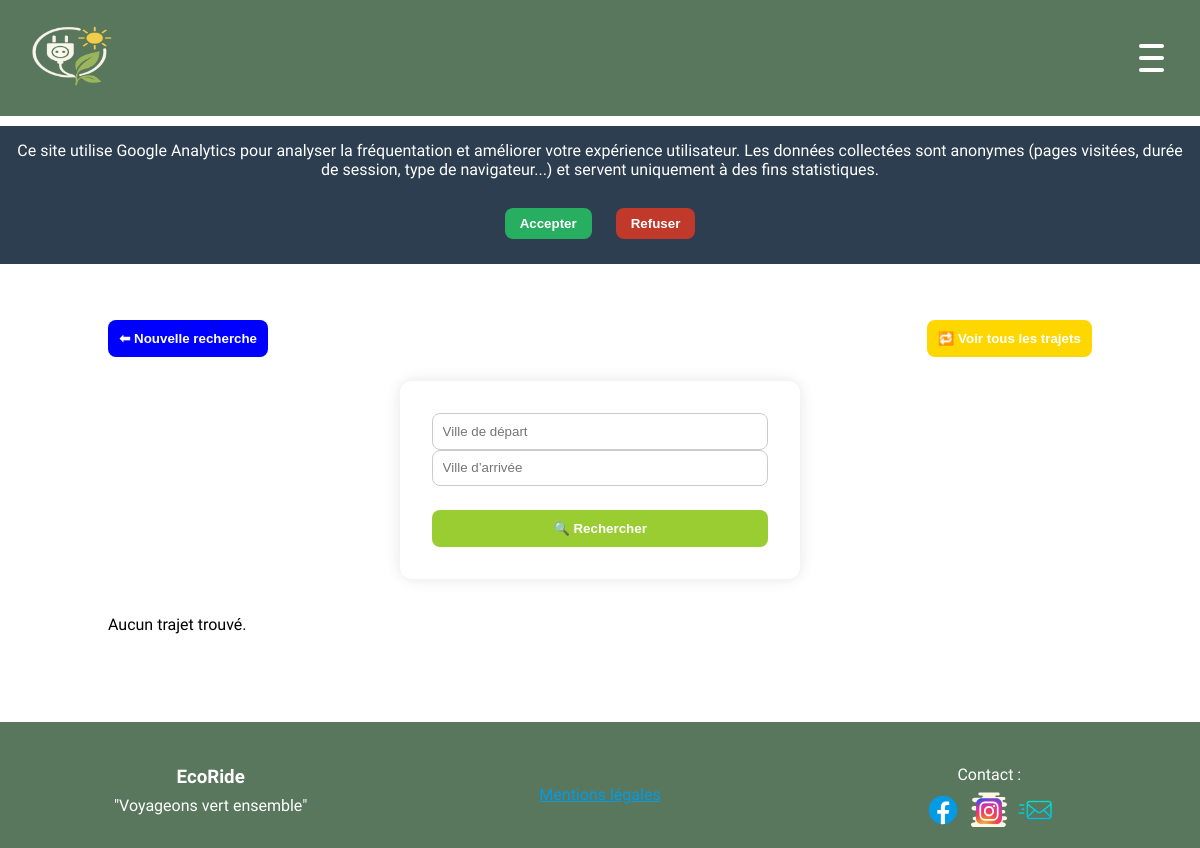
Before: /front/user/tripList.php with the older database file.
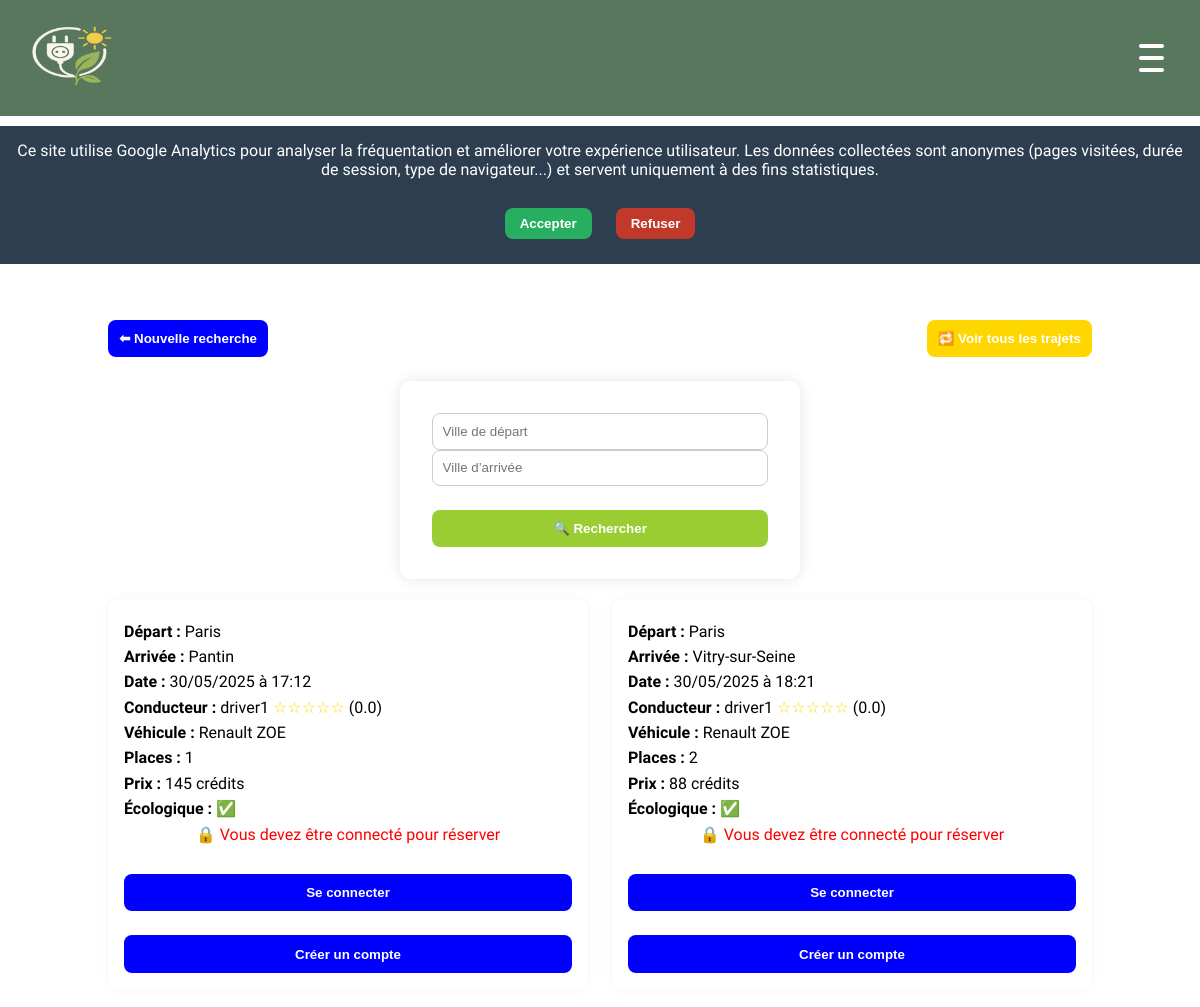
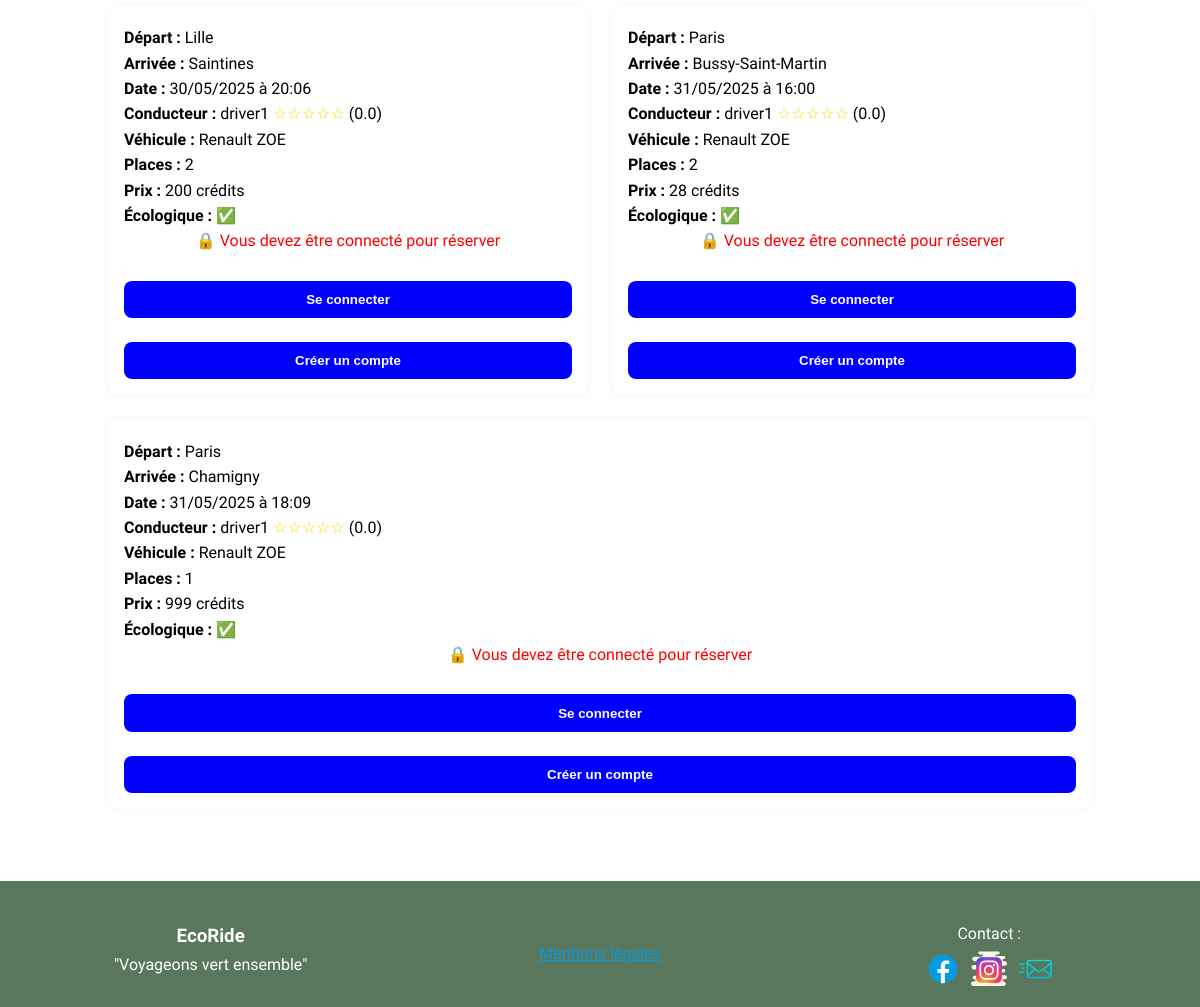
After: the same page with the newer database file (2 pictures, top to bottom).
### tables this page shows
CREATE TABLE `trips` (
  `id` int NOT NULL,
  `driver_id` int NOT NULL,
  `vehicle_id` int NOT NULL,
  `departure_city` varchar(100) DEFAULT NULL,
  `departure_address` varchar(255) NOT NULL,
  `arrival_city` varchar(100) DEFAULT NULL,
  `arrival_address` varchar(255) NOT NULL,
  `departure_date` date DEFAULT NULL,
  `departure_time` time DEFAULT NULL,
  `price` decimal(9,2) NOT NULL,
  `is_ecological` tinyint(1) DEFAULT '0',
  `available_seats` int DEFAULT NULL,
  `status` enum('planned','ongoing','completed','canceled') DEFAULT 'planned',
  `estimated_duration` int DEFAULT NULL COMMENT 'Durée estimée en minutes (calculée via ORS)'
);

CREATE TABLE `users` (
  `id` int NOT NULL,
  `pseudo` varchar(50) NOT NULL,
  `first_name` varchar(100) DEFAULT NULL,
  `last_name` varchar(100) DEFAULT NULL,
  `email` varchar(100) NOT NULL,
  `password` varchar(255) NOT NULL,
  `phone_number` varchar(20) DEFAULT NULL,
  `role` enum('user','driver','employee','admin') NOT NULL DEFAULT 'user',
  `credits` int DEFAULT '20',
  `is_verified_email` tinyint(1) DEFAULT '0',
  `email_verification_token` varchar(255) DEFAULT NULL,
  `email_token_expires_at` datetime DEFAULT NULL,
  `created_at` datetime DEFAULT CURRENT_TIMESTAMP,
  `jwt_token` varchar(255) DEFAULT NULL,
  `jwt_token_time` timestamp NULL DEFAULT CURRENT_TIMESTAMP,
  `status` enum('authorized','drive_blocked','blocked','all_blocked','banned') DEFAULT 'authorized',
  `driver_warnings` int NOT NULL DEFAULT '0',
  `user_warnings` int NOT NULL DEFAULT '0',
  `profil_picture` varchar(255) DEFAULT NULL,
  `permit_picture` varchar(255) DEFAULT NULL,
  `permit_status` enum('waiting','pending','approved','refused') DEFAULT 'waiting',
  `birthdate` date DEFAULT NULL,
  `gender` enum('male','female') DEFAULT NULL
);

CREATE TABLE `vehicles` (
  `id` int NOT NULL,
  `user_id` int NOT NULL,
  `brand` varchar(100) DEFAULT NULL,
  `model` varchar(100) DEFAULT NULL,
  `color` varchar(50) DEFAULT NULL,
  `fuel_type` enum('electric','hybrid','gasoline','diesel') DEFAULT NULL,
  `registration_number` varchar(50) DEFAULT NULL,
  `first_registration_date` date DEFAULT NULL,
  `seats` int NOT NULL,
  `picture` varchar(255) DEFAULT NULL,
  `registration_document` varchar(255) DEFAULT NULL,
  `insurance_document` varchar(255) DEFAULT NULL,
  `documents_status` enum('pending','approved','refused') DEFAULT 'pending'
);

### front/user/tripList.php (the view, shortened to what this page needs)
<?php
require_once '../../back/composants/db_connect.php';
$departure = isset($_GET['depart']) && $_GET['depart'] !== '' ? formatCity($_GET['depart']) : null;
$arrival   = isset($_GET['arrivee']) && $_GET['arrivee'] !== '' ? formatCity($_GET['arrivee']) : null;
$itemsPerPage = 5;
$currentPage  = isset($_GET['page']) ? max(1, (int)$_GET['page']) : 1;
$offset       = ($currentPage - 1) * $itemsPerPage;
$where   = "t.status = 'planned' AND t.available_seats > 0 AND t.departure_date >= CURDATE()";
$sql = <<<SQL
SELECT
    t.*,
    u.pseudo AS driver_name,
    v.brand,
    v.model,
    (
        SELECT ROUND(AVG(r.rating),1)
        FROM ratings r
        WHERE r.trip_id = t.id AND r.status = 'accepted'
    ) AS driver_rating
FROM trips t
JOIN users u     ON t.driver_id = u.id
JOIN vehicles v  ON t.vehicle_id = v.id
WHERE $where
ORDER BY t.departure_date ASC, t.departure_time ASC
LIMIT :limit OFFSET :offset;
SQL;
$stmt = $pdo->prepare($sql);
$stmt->bindValue(':limit',  $itemsPerPage, PDO::PARAM_INT);
$stmt->bindValue(':offset', $offset,       PDO::PARAM_INT);
$stmt->execute();
$trips = $stmt->fetchAll(PDO::FETCH_ASSOC);
?>
<!DOCTYPE html>
<html lang="fr">
<head>
  <link rel="stylesheet" href="../css/style.css">
  <link rel="stylesheet" href="../css/tripList.css">
</head>
<body>
<?php include_once '../composants/navbar.php'; ?>
<main>
  <div class="trips-container">
    <div class="top-buttons">
      <button class="blue" onclick="window.location.href='search.php'">⬅ Nouvelle recherche</button>
      <button class="yellow" onclick="window.location.href='tripList.php?all=1'">🔁 Voir tous les trajets</button>
    </div>
    <form class="form-container" method="get" action="tripList.php">
      <input type="text" name="depart" id="depart" placeholder="Ville de départ" list="depart-list"
             value="<?= htmlspecialchars($departure ?? '') ?>">
      <input type="text" name="arrivee" id="arrivee" placeholder="Ville d’arrivée" list="arrivee-list"
             value="<?= htmlspecialchars($arrival ?? '') ?>">
      <button type="submit" class="green">🔍 Rechercher</button>
    </form>
    <div class="trip-cards">
      <?php if (empty($trips)): ?>
        <p>Aucun trajet trouvé.</p>
      <?php else: ?>
        <?php foreach ($trips as $trip): ?>
          <div class="trip-card">
            <p><strong>Départ :</strong> <?= htmlspecialchars($trip['departure_city']) ?></p>
            <p><strong>Arrivée :</strong> <?= htmlspecialchars($trip['arrival_city']) ?></p>
            <p><strong>Date :</strong> <?= date('d/m/Y', strtotime($trip['departure_date'])) ?>
              à <?= substr($trip['departure_time'], 0, 5) ?></p>
            <p><strong>Conducteur :</strong> <?= htmlspecialchars($trip['driver_name']) ?>
              <span class="stars">
                <?= str_repeat("★", floor($trip['driver_rating'] ?? 0))
                   . str_repeat("☆", 5 - floor($trip['driver_rating'] ?? 0)) ?>
              </span>
              (<?= number_format($trip['driver_rating'] ?? 0, 1) ?>)
            </p>
            <p><strong>Véhicule :</strong> <?= htmlspecialchars($trip['brand']) ?>
              <?= htmlspecialchars($trip['model']) ?></p>
            <p><strong>Places :</strong> <?= (int)$trip['available_seats'] ?></p>
            <p><strong>Prix :</strong> <?= (float)$trip['price'] ?> crédits</p>
            <p><strong>Écologique :</strong> <?= $trip['is_ecological'] ? '✅' : '❌' ?></p>
            <?php if (isset($_SESSION['user']) &&
                      ($_SESSION['user'] instanceof SimpleUser || $_SESSION['user'] instanceof Driver)): ?>
              <form method="post" action="reserv.php">
                <input type="hidden" name="trip_id" value="<?= $trip['id'] ?>">
                <button class="blue">Réserver ce trajet</button>
              </form>
            <?php else: ?>
              <div class="reservation-warning">
                <p>🔒 Vous devez être connecté pour réserver</p>
                <form method="post" action="../../back/pendingTrip.php">
                  <button class="blue">Se connecter</button>
                </form>
                <form method="post" action="../../back/pendingTrip.php">
                  <button class="blue">Créer un compte</button>
                </form>
              </div>
            <?php endif; ?>
          </div>
        <?php endforeach; ?>
      <?php endif; ?>
    </div>
  </div>
</main>
<?php include_once '../composants/footer.php'; ?>
</body>
</html>

### front/composants/navbar.php (shortened to what this page needs)
<nav class="navbar">
  <div class="logo">
    <a href="../user/home.php">
      <img src="../img/logo/logo.png" alt="Logo EcoRide">
    </a>
  </div>
  <div class="burger">
    <span></span>
    <span></span>
    <span></span>
  </div>
</nav>
<?php include_once '../composants/consentBanner.php'; ?>

### front/composants/consentBanner.php
<?php
if (!isset($_COOKIE['EcoRideGAConsent'])):
?>
  <div id="cookie-consent-banner" style=" background: #2c3e50; color: white; padding: 15px; text-align: center; z-index: 9999;">
    Ce site utilise Google Analytics pour analyser la fréquentation et améliorer votre expérience utilisateur.
    Les données collectées sont anonymes (pages visitées, durée de session, type de navigateur...) et servent uniquement à des fins statistiques.
    <br><br>
    <button id="accept-cookies" style="margin: 10px; padding: 8px 15px; background-color: #27ae60; color: white; border: none; cursor: pointer;">Accepter</button>
    <button id="refuse-cookies" style="margin: 10px; padding: 8px 15px; background-color: #c0392b; color: white; border: none; cursor: pointer;">Refuser</button>
  </div>
<?php endif; ?>

### front/composants/footer.php (shortened to what this page needs)
<footer>
    <div class="footer-container">
      <div class="footer-col">
        <h3>EcoRide</h3>
        <p>"Voyageons vert ensemble"</p>
      </div>
      <div class="footer-col">
        <a href="../user/mentionsLegales.php" class="legal-link">Mentions légales</a>
      </div>
      <div class="footer-col">
        <p>Contact :</p>
        <div class="footer-icons">
          <a href="https://www.facebook.com" target="_blank">
            <img src="../img/logo/logofb.svg" alt="Facebook">
          </a>
          <a href="https://www.instagram.com" target="_blank">
            <img src="../img/logo/logoinsta.svg" alt="Instagram">
          </a>
          <a href="../user/contact.php">
            <img src="../img/logo/logomail.png" alt="Mail">
          </a>
        </div>
      </div>
    </div>
  </footer>

### front/css/style.css (style rules this page uses)
* { box-sizing: border-box; }
body { display: flex; flex-direction: column; justify-content: space-between; min-height: 100vh; margin: 0; padding: 0; font-family: Arial, sans-serif; background-color: #f9f9f9; background: url('../img/images/background.png') center center/ cover no-repeat fixed; font-family: "Lemonada", "Comic Sans MS", cursive; font-size:16px; overflow-x: hidden; }
.navbar { width: 100%; margin: 0; margin-bottom: 10px; background-color: #59775D; color: white; display: flex; justify-content: space-between; align-items: center; padding: 1rem 2rem; }
.logo img { width:80px; height:80px; }
.burger { display: none; }
main { flex: 1; width:90%; max-width: 1200px; margin: auto; margin-bottom: 20px; padding: 0 1rem; }
.form-container { margin:20px auto; background-color: white; padding: 2rem; border-radius: 12px; box-shadow: 0 0 15px rgba(0,0,0,0.1); width: 100%; max-width: 400px; }
form { max-width: 100%; font-family: Arial, sans-serif; display: flex; flex-direction: column; }
input { padding: 0.6rem; border: 1px solid #ccc; border-radius: 8px; }
.top-buttons { display: flex; justify-content: space-between; flex-wrap: wrap; gap: 1rem; margin-bottom: 1.5rem; }
button { margin-top: 1.5rem; padding: 0.7rem; border: none; background-color: #60775D; color: white; border-radius: 8px; cursor: pointer; font-weight: bold; transition: background-color 0.2s ease; }
a { color: #60775D; text-decoration: none; }
.blue { background-color: blue; }
.yellow { background-color: #FFD700; }
.green { background-color: yellowgreen; }
footer { width:100%; background-color: #59775D; color: white; padding: 0.8rem 1rem; margin: auto; margin-top:20px; }
.footer-container { width:100%; max-width: 1200px; height : 80px; margin:auto; margin-top: 20px; display: flex; justify-content: space-around; align-items: center; text-align: center; flex-wrap: wrap; }
.footer-col { flex: 1 1 33%; }
footer h3 { margin: 0; }
footer p { margin-top: 0.5rem; margin-bottom: 0.5rem; }
footer a.legal-link { color: #039BE5; text-decoration: underline; }
footer .footer-icons { display: flex; justify-content: center; gap: 10px; }
footer .footer-icons img { width: 36px; height: 36px; }
@media (max-width: 1200px) { .burger { display: flex; flex-direction: column; } }
@media (max-width: 1200px) { .burger span { height: 4px; width: 25px; background-color: white; margin: 4px; border-radius: 2px; } }

### front/css/tripList.css (style rules this page uses)
.trips-container { max-width: 1200px; margin: auto; padding: 2rem; }
.trip-cards { display: flex; flex-wrap: wrap; gap: 1.5rem; justify-content: space-between; }
.trip-card { background-color: #fff; border-radius: 10px; box-shadow: 0 0 10px rgba(0,0,0,0.05); padding: 1rem; flex: 1 1 calc(50% - 1rem); box-sizing: border-box; }
.trip-card p { margin: 0.4rem 0; }
.trip-card .stars { color: #FFD700; }
.reservation-warning { color: red; text-align: center; }

Changed rows visible on the page:
added trips: departure_city "Paris", arrival_city "Pantin", departure_date "30/05/2025", departure_time "17:12", driver.pseudo "driver1", driver_rating "☆☆☆☆☆", driver_rating "0.0", vehicle.brand "Renault", vehicle.model "ZOE", available_seats "1", price "145"
added trips: departure_city "Paris", arrival_city "Vitry-sur-Seine", departure_date "30/05/2025", departure_time "18:21", driver.pseudo "driver1", driver_rating "☆☆☆☆☆", driver_rating "0.0", vehicle.brand "Renault", vehicle.model "ZOE", available_seats "2", price "88"
added trips: departure_city "Lille", arrival_city "Saintines", departure_date "30/05/2025", departure_time "20:06", driver.pseudo "driver1", driver_rating "☆☆☆☆☆", driver_rating "0.0", vehicle.brand "Renault", vehicle.model "ZOE", available_seats "2", price "200"
added trips: departure_city "Paris", arrival_city "Bussy-Saint-Martin", departure_date "31/05/2025", departure_time "16:00", driver.pseudo "driver1", driver_rating "☆☆☆☆☆", driver_rating "0.0", vehicle.brand "Renault", vehicle.model "ZOE", available_seats "2", price "28"
added trips: departure_city "Paris", arrival_city "Chamigny", departure_date "31/05/2025", departure_time "18:09", driver.pseudo "driver1", driver_rating "☆☆☆☆☆", driver_rating "0.0", vehicle.brand "Renault", vehicle.model "ZOE", available_seats "1", price "999"
Other visible differences:
text no longer shown: "Aucun trajet trouvé."
